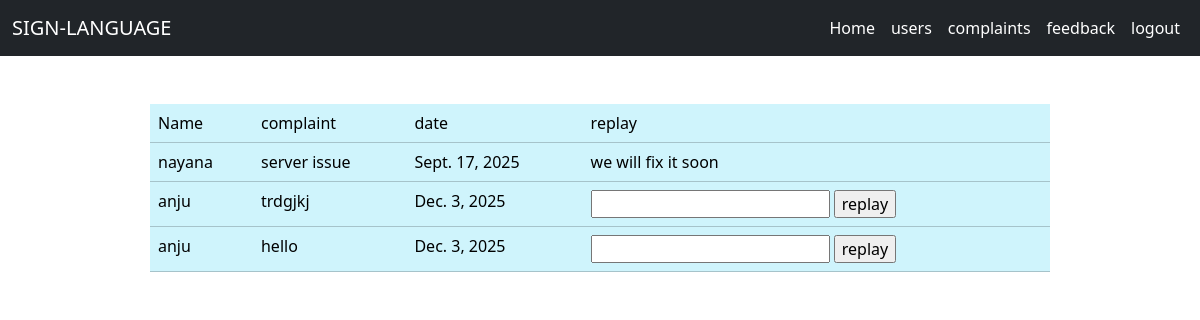
Page /complaints on the earlier database version.
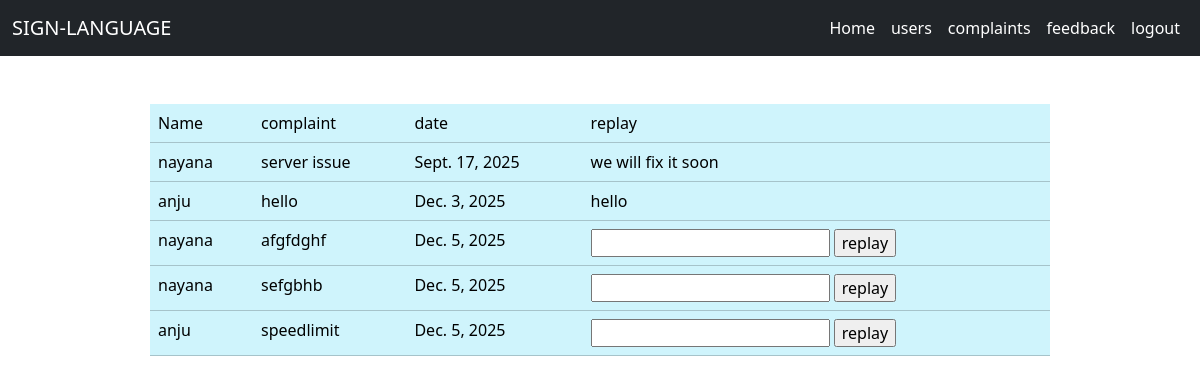
Same page on the later database version.
### sign_language_app/models.py (models this page shows)
class ComplaintTable(models.Model):
    complaint=models.CharField(max_length=200,null=True,blank=True)
    createdAt=models.DateField(auto_now_add=True,null=True,blank=True)
    reply=models.CharField(max_length=100,null=True,blank=True)
    userid=models.ForeignKey(UserTable,on_delete=models.CASCADE,null=True,blank=True)

class UserTable(models.Model):
    name=models.CharField(max_length=100,null=True,blank=True)
    email=models.CharField(max_length=100,null=True,blank=True)
    contactno=models.BigIntegerField(null=True,blank=True)
    gender=models.CharField(max_length=100,null=True,blank=True)
    loginid=models.ForeignKey(LoginTable,on_delete=models.CASCADE,null=True,blank=True)

### sign_language_app/views.py (the view)
# urls.py: path('complaints',View_Complaints.as_view(), name='complaints'),
class View_Complaints(View):
    def get(self,request):
        e=ComplaintTable.objects.all()
        return render(request,'administration/view_Complaints.html',{'user':e})

### templates/administration/view_complaints.html (shortened to what this page needs)
{% extends 'administration/admindash.html' %}
{% block body %}
<div class="container-fluid d-flex justify-content-center ">
            <table class="table table-info mt-5" style="width: 900px;">
        <tr>
            <td>Name</td>
            <td>complaint</td>
            <td>date</td>
            <td>replay</td>
        </tr>
        {% for u in user %}
        <tr>
            <td>{{u.userid.name}}</td>
            <td>{{u.complaint}}</td>
            <td>{{u.createdAt}}</td>
            <form method="post" action="{% url 'send_replay' u.id %}">
                <td>
                    {% if u.reply == "Pending" %}
                    <input type="text" name="replay">
                    <input type="submit"value="replay">
                    {% else%}
                    {{u.reply}}
                    {%endif%}
            </td>
            </form>
        </tr>
        {% endfor %}
    </table>
    {% endblock %}

### templates/administration/admindash.html (shortened to what this page needs)
<html lang="en">
<head>
</head>
<link href="https://cdn.jsdelivr.net/npm/bootstrap@5.3.8/dist/css/bootstrap.min.css" rel="stylesheet">
<body>
    <nav class="navbar navbar-expand-lg bg-dark">
  <div class="container-fluid">
    <a class="navbar-brand text-white" href="#">SIGN-LANGUAGE</a>
    <div class="collapse navbar-collapse" id="navbarNavAltMarkup">
      <div class="navbar-nav ms-auto">
        <a class="nav-link text-white" aria-current="page" href="/admin_dash">Home</a>
        <a class="nav-link text-white" href = "view_user">users</a>
        <a class="nav-link text-white" href = "complaints">complaints</a>
        <a class="nav-link text-white" href ="feedback">feedback</a>
        <a class="nav-link text-white" href ="/">logout</a>
      </div>
    </div>
  </div>
</nav>
    {% block body %}
    {% endblock  %}
</body>
</html>

Differences in the rows shown:
removed ComplaintTable: userid.name "anju", complaint "trdgjkj", createdAt "Dec. 3, 2025"
changed ComplaintTable "hello": reply (not shown) → "hello"; value "replay" → (not shown)
added ComplaintTable: userid.name "nayana", complaint "afgfdghf", createdAt "Dec. 5, 2025"
added ComplaintTable: userid.name "nayana", complaint "sefgbhb", createdAt "Dec. 5, 2025"
added ComplaintTable: userid.name "anju", complaint "speedlimit", createdAt "Dec. 5, 2025"
